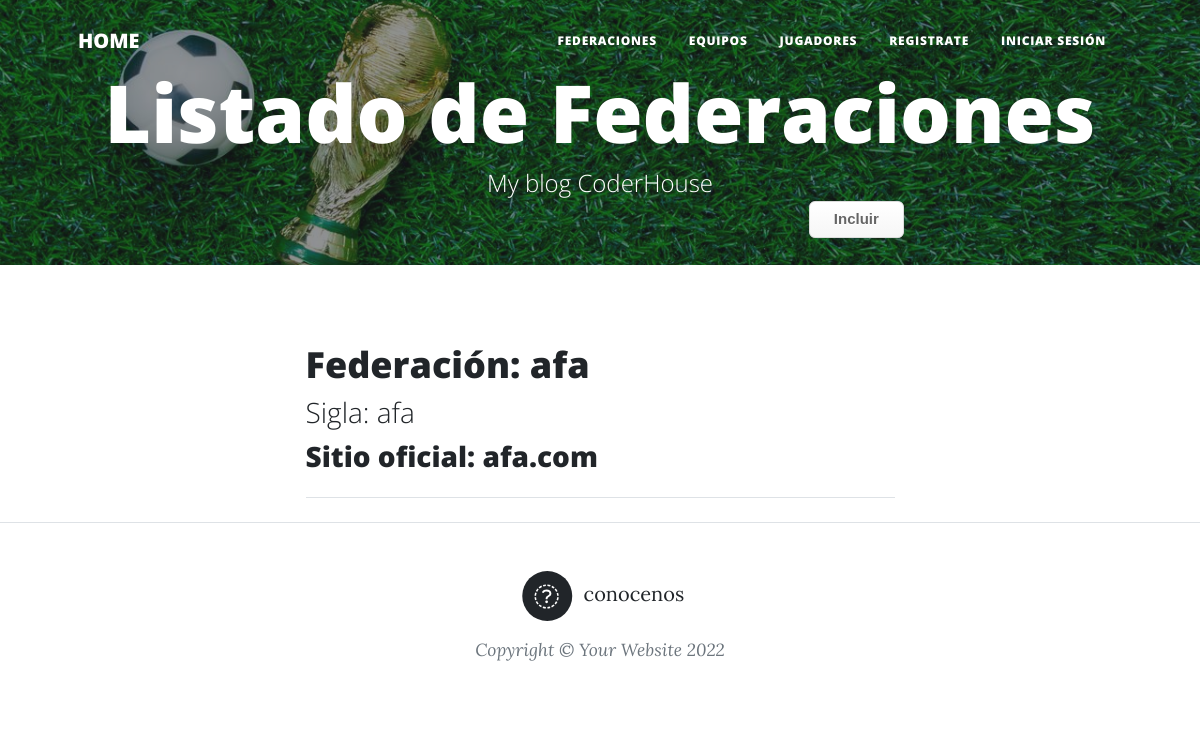
The app's page /federations with its own data.
### federations/models.py (models this page shows, shortened)
class Federation(models.Model):
    name = models.CharField(max_length=40)
    initials = models.CharField(max_length=40)
    official_website = models.CharField(max_length=40)
    image = models.ImageField(upload_to = "shields", null = True, blank= True)
    owner = models.ForeignKey(User, on_delete=models.CASCADE)

### federations/views.py (the view)
# urls.py: path("federations", views.federations, name="federations-list"),
def federations(request):
    federations = Federation.objects.all()
    context_dict = {"federations": federations}
    return render(
        request = request,
        context = context_dict,
        template_name="federations/federations_list.html",
    )

### federations/templates/federations/federations_list.html (shortened to what this page needs)
{% extends "home/index.html" %}
{% load static %}
{% block my_blog_header %}
    <header class="masthead" style="background-image: url('/static/home/assets/img/FIFA.jpg')">
        <div class="container position-relative px-4 px-lg-5">
            <div class="row gx-4 gx-lg-5 justify-content-center">
                <div class="col-md-15 col-lg-16 col-xl-14">
                    <div class="site-heading">
                        <h1>Listado de Federaciones</h1>
                        <span class="subheading">My blog CoderHouse</span>
                    </div>
                </div>
            </div>
            <a class="button_custom" href="{% url 'federations:federation-add' %}">Incluir</a>
        </div>
    </header>
{% endblock %}
{% block my_blog_content %}
{% for federation in federations %}
        <div class="post-preview">
            <a href="{% url 'federations:federation-detail' federation.id %}">
                <h3 class="post-title">Federación: {{ federation.name }} </h3>
                <h3 class="post-subtitle">Sigla: {{ federation.initials }}</h3>
            </a>
            <h3 class="post-subtitle">Sitio oficial: {{ federation.official_website }}</h3>
        </div>
        <hr class="my-4" />
    {% endfor %}
{% endblock %}

### records on screen
Federation: name "afa", initials "afa", official_website "afa.com"
